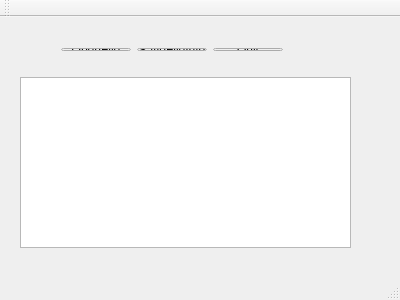
<?xml version="1.0" encoding="UTF-8"?>
<ui version="4.0">
 <class>MainWindow</class>
 <widget class="QMainWindow" name="MainWindow">
  <property name="geometry">
   <rect>
    <x>0</x>
    <y>0</y>
    <width>400</width>
    <height>300</height>
   </rect>
  </property>
  <property name="windowTitle">
   <string>MainWindow</string>
  </property>
  <widget class="QWidget" name="centralWidget">
   <widget class="QTextEdit" name="textEdit">
    <property name="geometry">
     <rect>
      <x>20</x>
      <y>60</y>
      <width>331</width>
      <height>171</height>
     </rect>
    </property>
   </widget>
   <widget class="QWidget" name="">
    <property name="geometry">
     <rect>
      <x>50</x>
      <y>20</y>
      <width>244</width>
      <height>25</height>
     </rect>
    </property>
    <layout class="QHBoxLayout" name="horizontalLayout">
     <item>
      <widget class="QPushButton" name="pushButtonOpenFile">
       <property name="text">
        <string>OpenFile</string>
       </property>
      </widget>
     </item>
     <item>
      <widget class="QPushButton" name="pushButtonSaveFileInfo">
       <property name="text">
        <string>SaveFileInfo</string>
       </property>
      </widget>
     </item>
     <item>
      <widget class="QPushButton" name="quit">
       <property name="text">
        <string>Quit</string>
       </property>
      </widget>
     </item>
    </layout>
   </widget>
  </widget>
  <widget class="QMenuBar" name="menuBar">
   <property name="geometry">
    <rect>
     <x>0</x>
     <y>0</y>
     <width>400</width>
     <height>23</height>
    </rect>
   </property>
  </widget>
  <widget class="QToolBar" name="mainToolBar">
   <attribute name="toolBarArea">
    <enum>TopToolBarArea</enum>
   </attribute>
   <attribute name="toolBarBreak">
    <bool>false</bool>
   </attribute>
  </widget>
  <widget class="QStatusBar" name="statusBar"/>
 </widget>
 <layoutdefault spacing="6" margin="11"/>
 <resources/>
 <connections/>
</ui>
